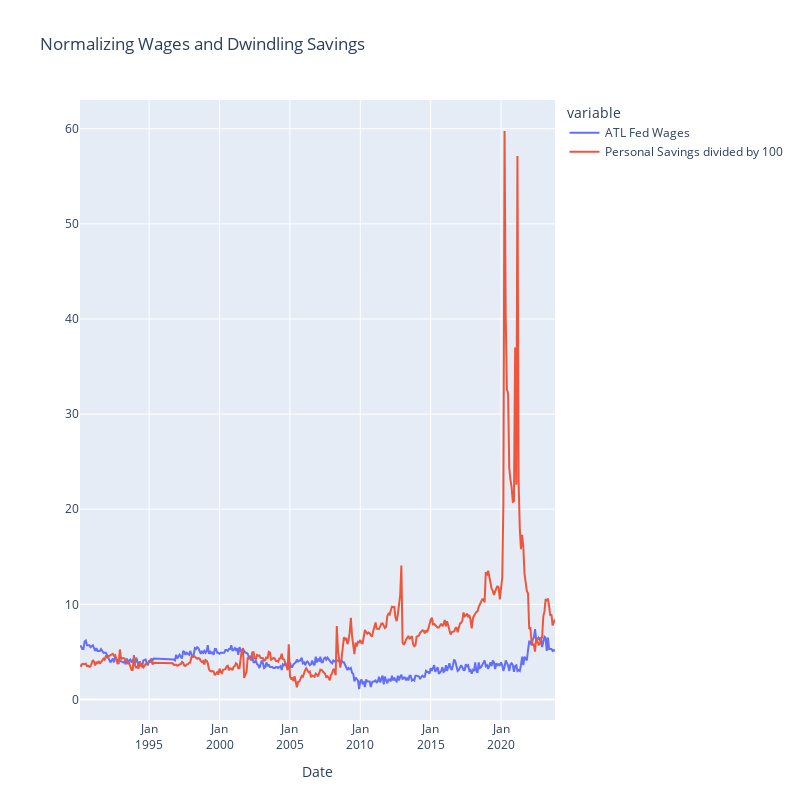

The notebook cell saved with this chart:
### Code cell
savings_to_wages.columns = ['ATL Fed Wages','Personal Savings']
savings_to_wages['Personal Savings divided by 100'] = savings_to_wages['Personal Savings']/100
fig = px.line(savings_to_wages['1990':].dropna().reset_index(), x="DATE", y=['ATL Fed Wages','Personal Savings divided by 100'],
              hover_data={"DATE": "|%B %d, %Y"},
              title='Normalizing Wages and Dwindling Savings')
fig.update_xaxes(
    dtick="M1",
    tickmode= 'auto',
    tickformat= '%b\n%Y')

fig.update_layout(
    autosize=False,
    width=800,
    height=800,
    xaxis_title="Date", 
    yaxis_title=" "
)

### Figure 1 — Plotly figure (JSON) as saved in the notebook; plotly's stock layout.template omitted (floating-point values rounded to 4 significant figures; data arrays with more than 128 entries replaced by an {"elided": "..."} marker saying what was removed)
{"data": [{"hovertemplate": "variable=ATL Fed Wages<br>DATE=%{x|%B %d, %Y}<br>value=%{y}<extra></extra>", "legendgroup": "ATL Fed Wages", "line": {"color": "#636efa", "dash": "solid"}, "marker": {"symbol": "circle"}, "mode": "lines", "name": "ATL Fed Wages", "orientation": "v", "showlegend": true, "type": "scatter", "x": {"elided": "391 str values"}, "xaxis": "x", "y": {"elided": "391 float values"}, "yaxis": "y"}, {"hovertemplate": "variable=Personal Savings divided by 100<br>DATE=%{x|%B %d, %Y}<br>value=%{y}<extra></extra>", "legendgroup": "Personal Savings divided by 100", "line": {"color": "#EF553B", "dash": "solid"}, "marker": {"symbol": "circle"}, "mode": "lines", "name": "Personal Savings divided by 100", "orientation": "v", "showlegend": true, "type": "scatter", "x": {"elided": "391 str values"}, "xaxis": "x", "y": {"elided": "391 float values"}, "yaxis": "y"}], "layout": {"autosize": false, "height": 800, "legend": {"title": {"text": "variable"}, "tracegroupgap": 0}, "title": {"text": "Normalizing Wages and Dwindling Savings"}, "width": 800, "xaxis": {"anchor": "y", "domain": [0, 1], "dtick": "M1", "tickformat": "%b\n%Y", "tickmode": "auto", "title": {"text": "Date"}}, "yaxis": {"anchor": "x", "domain": [0, 1], "title": {"text": " "}}}}
